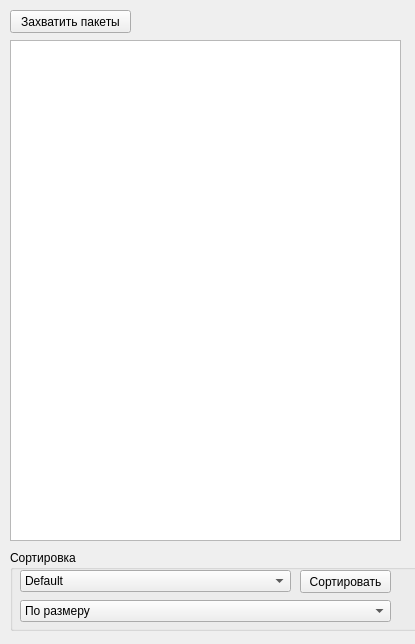
<?xml version="1.0" encoding="UTF-8"?>
<ui version="4.0">
 <class>MainWindow</class>
 <widget class="QMainWindow" name="MainWindow">
  <property name="geometry">
   <rect>
    <x>0</x>
    <y>0</y>
    <width>415</width>
    <height>644</height>
   </rect>
  </property>
  <property name="windowTitle">
   <string>QPcap</string>
  </property>
  <widget class="QWidget" name="centralWidget">
   <widget class="QTextEdit" name="te">
    <property name="geometry">
     <rect>
      <x>10</x>
      <y>40</y>
      <width>391</width>
      <height>501</height>
     </rect>
    </property>
    <property name="readOnly">
     <bool>true</bool>
    </property>
   </widget>
   <widget class="QPushButton" name="pbStart">
    <property name="geometry">
     <rect>
      <x>10</x>
      <y>10</y>
      <width>121</width>
      <height>23</height>
     </rect>
    </property>
    <property name="text">
     <string>Захватить пакеты</string>
    </property>
   </widget>
   <widget class="QGroupBox" name="groupBox">
    <property name="geometry">
     <rect>
      <x>10</x>
      <y>550</y>
      <width>491</width>
      <height>81</height>
     </rect>
    </property>
    <property name="title">
     <string>Сортировка</string>
    </property>
    <widget class="QComboBox" name="cb">
     <property name="geometry">
      <rect>
       <x>10</x>
       <y>50</y>
       <width>371</width>
       <height>22</height>
      </rect>
     </property>
     <item>
      <property name="text">
       <string>По размеру</string>
      </property>
     </item>
     <item>
      <property name="text">
       <string>По времени жизни</string>
      </property>
     </item>
     <item>
      <property name="text">
       <string>По адресу получателя</string>
      </property>
     </item>
     <item>
      <property name="text">
       <string>По адресу отправителя</string>
      </property>
     </item>
     <item>
      <property name="text">
       <string>По контрольной сумме (первый байт контрольной суммы)</string>
      </property>
     </item>
     <item>
      <property name="text">
       <string>По протоколу транспортного уровня (4 - TCP,  17 - UDP)</string>
      </property>
     </item>
    </widget>
    <widget class="QPushButton" name="pbSort">
     <property name="geometry">
      <rect>
       <x>290</x>
       <y>20</y>
       <width>91</width>
       <height>23</height>
      </rect>
     </property>
     <property name="text">
      <string>Сортировать</string>
     </property>
    </widget>
    <widget class="QComboBox" name="comboBox">
     <property name="geometry">
      <rect>
       <x>10</x>
       <y>20</y>
       <width>271</width>
       <height>22</height>
      </rect>
     </property>
     <item>
      <property name="text">
       <string>Default</string>
      </property>
     </item>
     <item>
      <property name="text">
       <string>IP</string>
      </property>
     </item>
    </widget>
   </widget>
  </widget>
 </widget>
 <layoutdefault spacing="6" margin="11"/>
 <resources/>
 <connections/>
</ui>
